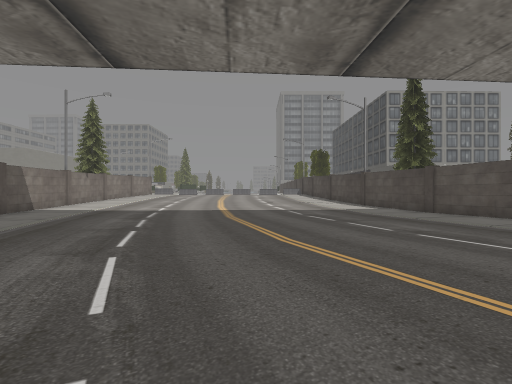
View 1 (above)

19 first-person views from a walk through a Unity game level. The camera is 1.4 m above the floor, looks level and sees 85° across. The floor is counted in squares, 2 m on a side. Each view is taken from the middle of a square. On the plan, view 1 faces up. The plan holds only what a view shows up to about 9 squares ahead; the rest is blank. The place goes on beyond the plan. The player is left out. Some animated figures are not drawn. Some surface patterns are stand-ins.

View 2
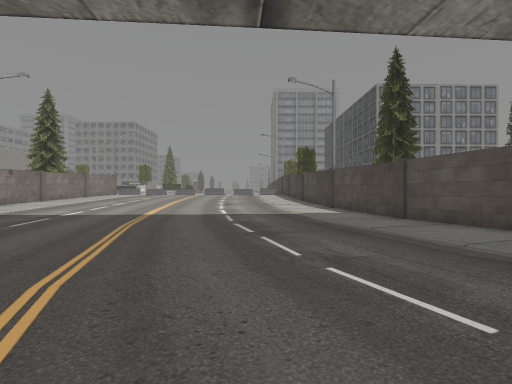

View 3
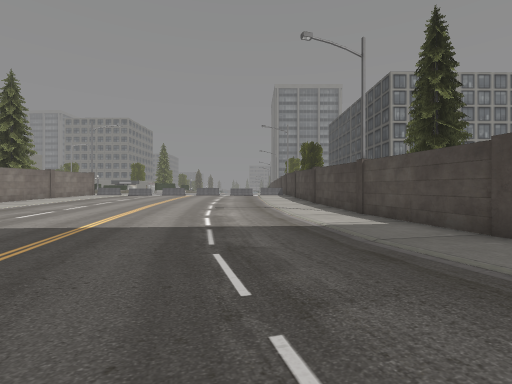

View 4
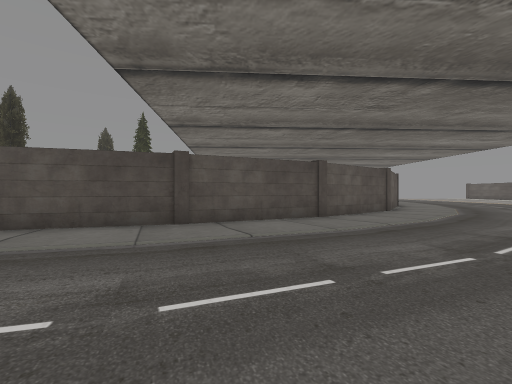

View 5
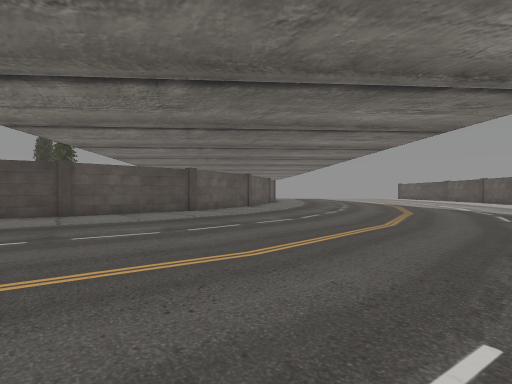

View 6
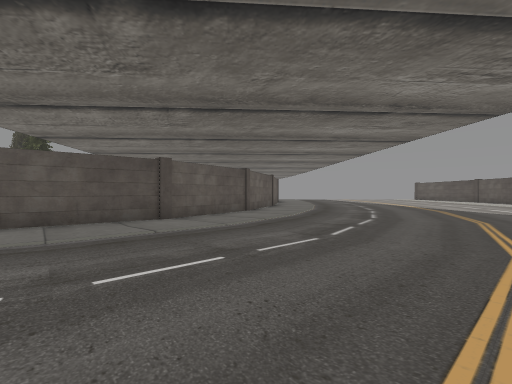

View 7
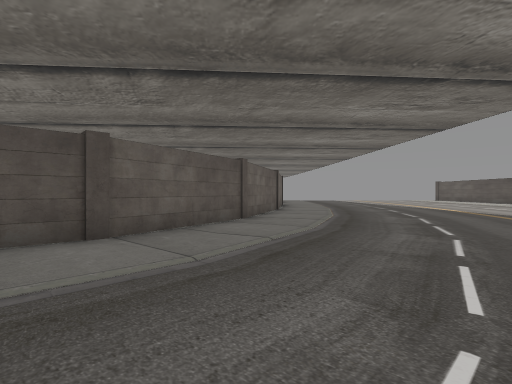

View 8
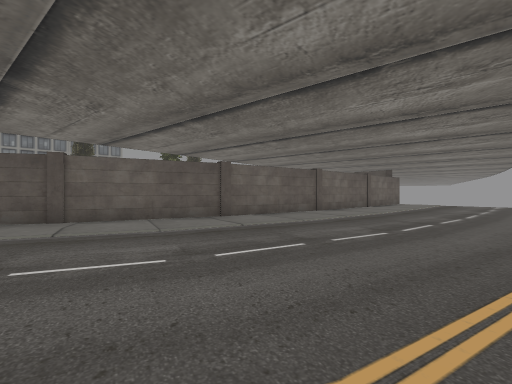

View 9
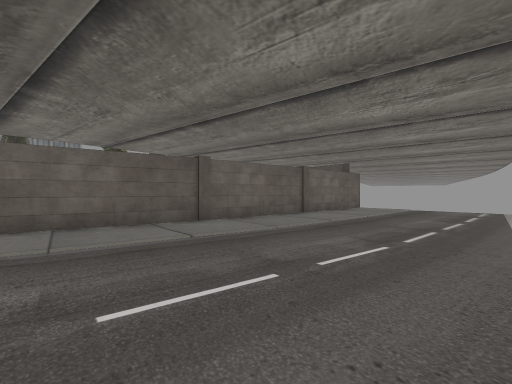

View 10
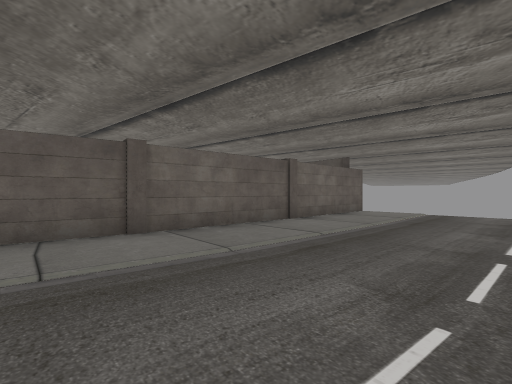

View 11
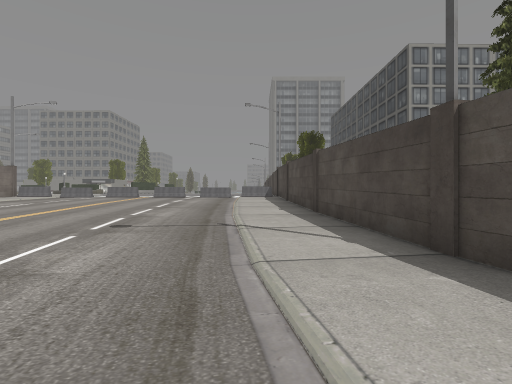

View 12
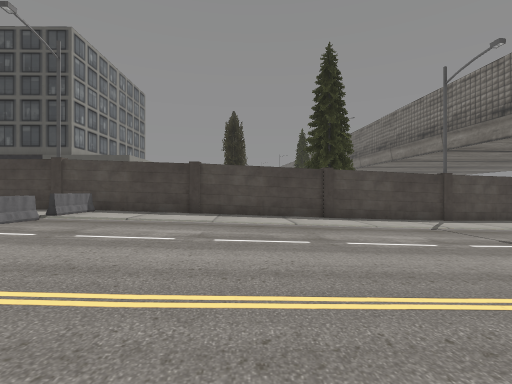

View 13
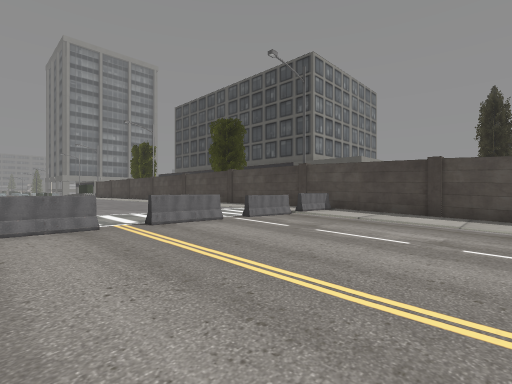

View 14
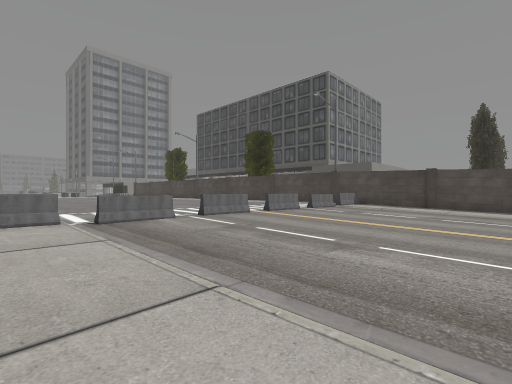

View 15
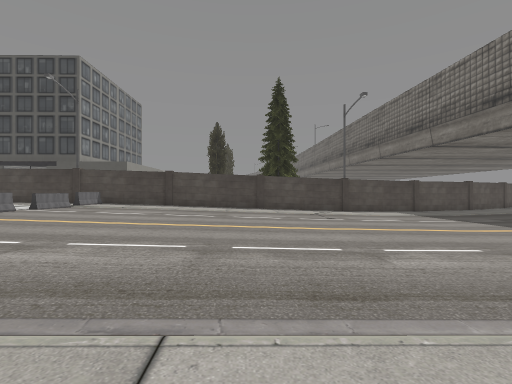

View 16
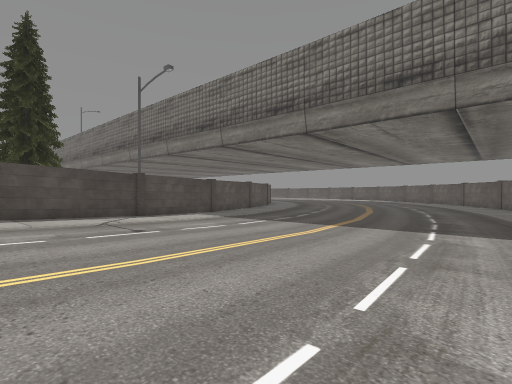

View 17
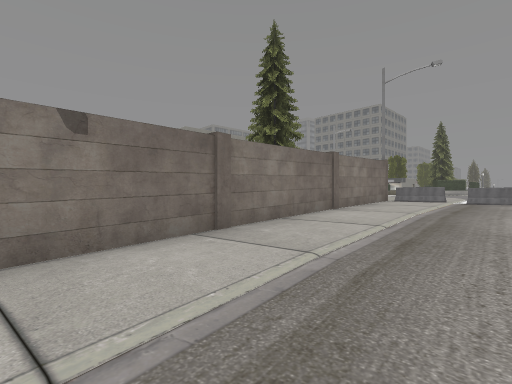

View 18
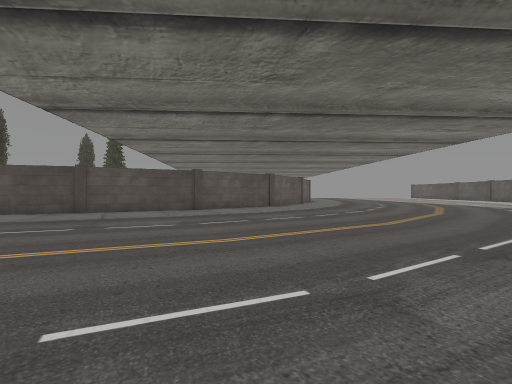

View 19
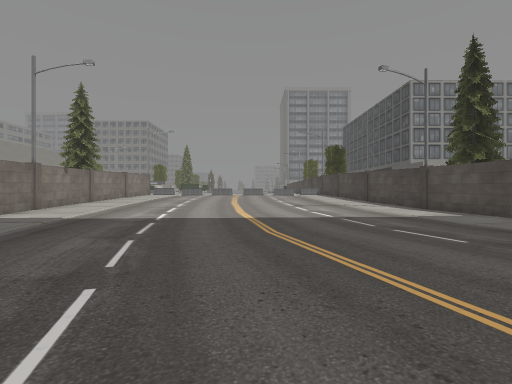

### Floor plan
Key: @ floor where view 1 was taken; # wall or solid block; . main floor; : floor 0.25 m higher than the main floor; + floor 0.5 m higher than the main floor; * floor 0.75 m higher than the main floor; % floor 1 m higher than the main floor; O other object.
Columns run from 8 left of view 1 to 29 right of it. Each row starts with its distance up from view 1.
 24 OOOOOOOO%O%O#
 23 %%*%%%%%%%*%#
 22 %%**********#
 21 ************#
 20 ************#
 19 *******++++*#
 18 **++++++++++#
 17 ++++++++++++##
 16 +++++++++++++#   OO
 15 ++:::::::::::#    O
 14 #::::::::::::#
 13 #::::::::::::#
 12 #:::::::::..:#
 11 #::::........##
 10 #::...........#
  9 #:............#
  8 ##............#
  7   ............##
  6   .............#
  5    ............##
  4     ............#
  3      ...........##
  2       ...........#
  1        ..........##
  0       ..@.........##
 -1        ............###
 -2         .............##
 -3          .............#####
 -4           ................###########
 -5            ...........................
 -6             ..........................
 -7              .........................
 -8               ........................
 -9                .......................
-10                 ....................

Where each view was taken, in squares from view 1:
view 1: 0 up, 0 right, facing up
view 2: 2 up, 2 right, facing up
view 3: 5 up, 2 right, facing up
view 4: 4 up, 1 right, facing right
view 5: 3 down, 1 right, facing right
view 6: 3 down, 4 right, facing right
view 7: 3 down, 7 right, facing right
view 8: 10 down, 13 right, facing up-right
view 9: 10 down, 18 right, facing up-right
view 10: 9 down, 20 right, facing up-right
view 11: 10 up, 3 right, facing up
view 12: 19 up, 4 left, facing right
view 13: 19 up, 4 left, facing up-right
view 14: 18 up, 8 left, facing up-right
view 15: 17 up, 8 left, facing right
view 16: 17 up, 5 left, facing down-right
view 17: 13 up, 5 left, facing up-left
view 18: 0 up, 2 left, facing right
view 19: 3 up, 1 left, facing up
